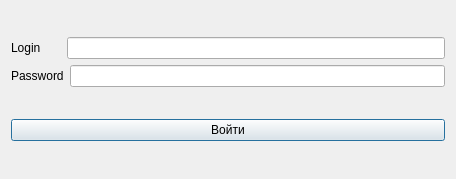
<?xml version="1.0" encoding="UTF-8"?>
<ui version="4.0">
 <class>dialog</class>
 <widget class="QDialog" name="dialog">
  <property name="geometry">
   <rect>
    <x>0</x>
    <y>0</y>
    <width>456</width>
    <height>179</height>
   </rect>
  </property>
  <property name="windowTitle">
   <string>Dialog</string>
  </property>
  <layout class="QVBoxLayout" name="verticalLayout_2">
   <item>
    <layout class="QVBoxLayout" name="verticalLayout">
     <item>
      <layout class="QHBoxLayout" name="horizontalLayout">
       <item>
        <widget class="QLabel" name="label">
         <property name="text">
          <string>Login      </string>
         </property>
        </widget>
       </item>
       <item>
        <widget class="QLineEdit" name="lineEdit">
         <property name="enabled">
          <bool>true</bool>
         </property>
        </widget>
       </item>
      </layout>
     </item>
     <item>
      <layout class="QHBoxLayout" name="horizontalLayout_2">
       <item>
        <widget class="QLabel" name="label_2">
         <property name="text">
          <string>Password</string>
         </property>
        </widget>
       </item>
       <item>
        <widget class="QLineEdit" name="lineEdit_2"/>
       </item>
      </layout>
     </item>
    </layout>
   </item>
   <item>
    <widget class="QPushButton" name="pushButton">
     <property name="text">
      <string>Войти</string>
     </property>
    </widget>
   </item>
  </layout>
 </widget>
 <resources/>
 <connections/>
</ui>
